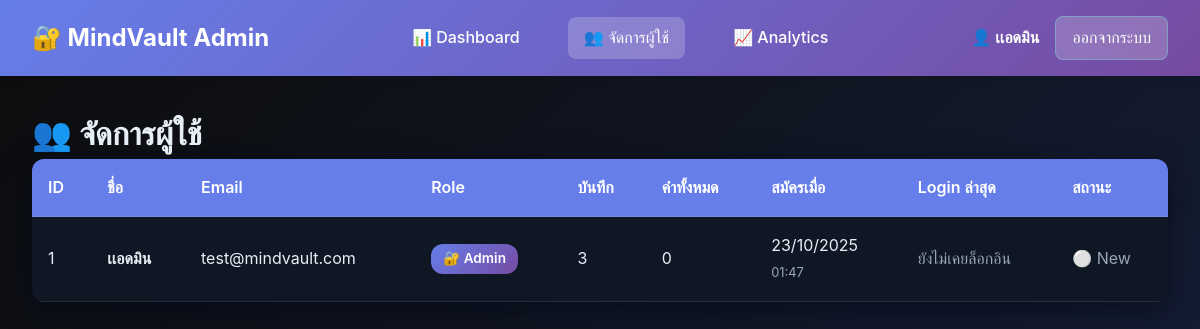
/admin/manage_users.php (signed in), run on the app's committed database.
### tables this page shows
CREATE TABLE IF NOT EXISTS users (
    id INT AUTO_INCREMENT PRIMARY KEY,
    name VARCHAR(100) NOT NULL,
    email VARCHAR(100) NOT NULL UNIQUE,
    password VARCHAR(255) NOT NULL,
    role ENUM('user', 'admin') DEFAULT 'user',
    last_login TIMESTAMP NULL,
    created_at TIMESTAMP DEFAULT CURRENT_TIMESTAMP,
    updated_at TIMESTAMP DEFAULT CURRENT_TIMESTAMP ON UPDATE CURRENT_TIMESTAMP
);

### admin/manage_users.php (the view, shortened to what this page needs)
<?php
require_once '../includes/db.php';
$users_query = "
    SELECT
        u.id,
        u.name,
        u.email,
        u.role,
        u.created_at,
        u.last_login,
        COUNT(DISTINCT e.id) as total_entries,
        COALESCE(SUM(e.word_count), 0) as total_words
    FROM users u
    LEFT JOIN entries e ON u.id = e.user_id
    GROUP BY u.id, u.name, u.email, u.role, u.created_at, u.last_login
    ORDER BY u.created_at DESC
";
$users = $conn->query($users_query);
include 'includes/header.php';
?>
<h1>👥 จัดการผู้ใช้</h1>
<div class="data-table">
    <table>
        <thead>
            <tr>
                <th>ID</th>
                <th>ชื่อ</th>
                <th>Email</th>
                <th>Role</th>
                <th>บันทึก</th>
                <th>คำทั้งหมด</th>
                <th>สมัครเมื่อ</th>
                <th>Login ล่าสุด</th>
                <th>สถานะ</th>
            </tr>
        </thead>
        <tbody>
            <?php while($user = $users->fetch_assoc()): ?>
            <tr>
                <td><?php echo $user['id']; ?></td>
                <td>
                    <strong><?php echo htmlspecialchars($user['name']); ?></strong>
                </td>
                <td><?php echo htmlspecialchars($user['email']); ?></td>
                <td>
                    <?php if($user['role'] == 'admin'): ?>
                        <span class="badge badge-admin">🔐 Admin</span>
                    <?php else: ?>
                        <span class="badge badge-user">👤 User</span>
                    <?php endif; ?>
                </td>
                <td><?php echo number_format($user['total_entries']); ?></td>
                <td><?php echo number_format($user['total_words']); ?></td>
                <td>
                    <?php echo date('d/m/Y', strtotime($user['created_at'])); ?><br>
                    <small style="color: var(--muted);"><?php echo date('H:i', strtotime($user['created_at'])); ?></small>
                </td>
                <td>
                    <?php if($user['last_login']): ?>
                        <?php echo date('d/m/Y', strtotime($user['last_login'])); ?><br>
                        <small style="color: var(--muted);"><?php echo date('H:i', strtotime($user['last_login'])); ?></small>
                    <?php else: ?>
                        <span style="color: var(--muted);">ยังไม่เคยล็อกอิน</span>
                    <?php endif; ?>
                </td>
                <td>
                    <?php
                    if($user['last_login'] && strtotime($user['last_login']) > strtotime('-7 days')):
                    ?>
                        <span style="color: #4caf50; font-weight: 600;">🟢 Active</span>
                    <?php elseif($user['last_login']): ?>
                        <span style="color: var(--muted);">⚪ Inactive</span>
                    <?php else: ?>
                        <span style="color: var(--muted);">⚪ New</span>
                    <?php endif; ?>
                </td>
            </tr>
            <?php endwhile; ?>
        </tbody>
    </table>
</div>
    </div>
</body>
</html>

### assets/css/dashboard.css (style rules this page uses)
:root { --bg: #0b0f1a; --card: #0f1724; --accent: #64ffda; --accent-light: #4fc3f7; --muted: #9aa6b2; --text: #e6eef6; --success: #4caf50; --error: #f44336; --warning: #ff9800; --radius: 12px; --shadow: 0 8px 30px rgba(2, 6, 23, 0.6); --shadow-hover: 0 12px 40px rgba(2, 6, 23, 0.8); }
* { margin: 0; padding: 0; box-sizing: border-box; }
body { background: linear-gradient(135deg, #0c0c0c, #16213e); font-family: 'Inter', system-ui, -apple-system, Arial, sans-serif; color: var(--text); line-height: 1.6; min-height: 100vh; }

### admin/includes/header.php (style rules this page uses)
:root { --admin-primary: #667eea; --admin-secondary: #764ba2; --admin-accent: #f093fb; }
.data-table { background: var(--card); border-radius: var(--radius); overflow: hidden; box-shadow: var(--shadow); }
.data-table table { width: 100%; border-collapse: collapse; }
.data-table th, .data-table td { padding: 1rem; text-align: left; border-bottom: 1px solid rgba(255,255,255,0.1); }
.data-table th { background: var(--admin-primary); color: white; font-weight: 600; }
.badge { display: inline-block; padding: 0.25rem 0.75rem; border-radius: 12px; font-size: 0.85rem; font-weight: 600; }
.badge-admin { background: linear-gradient(135deg, #667eea, #764ba2); color: white; }

### admin/manage_users.php (style rules this page uses)
small { font-size: 0.8em; }

### data on the page
users: id "1", name "เเอดมิน", email "test@mindvault.com", role "🔐 Admin", total_entries "3", total_words "0", created_at "23/10/2025", created_at "01:47", shows "ยังไม่เคยล็อกอิน", shows "⚪ New"

### other printed values
$_SESSION['admin_name'] "เเอดมิน"
